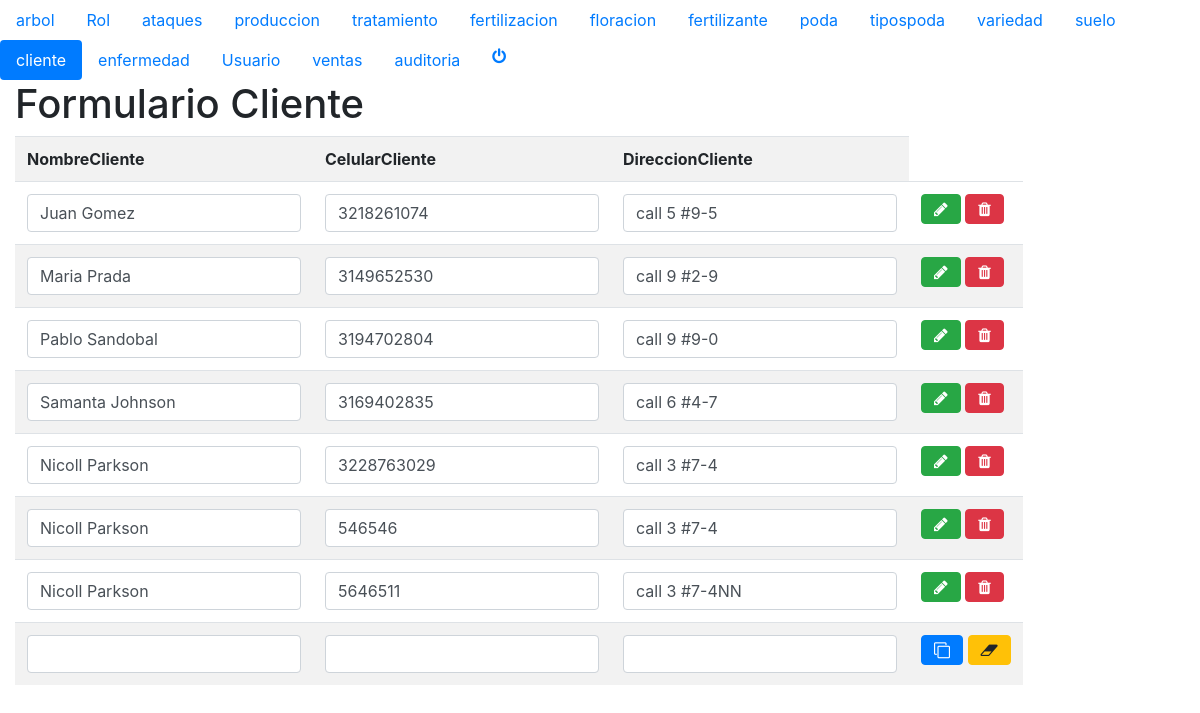
Screenshot of /formularioCliente.php (signed in) with the database file from the repository.
### tables this page shows
CREATE TABLE IF NOT EXISTS `cliente` (
  `IdCliente` mediumint(9) NOT NULL,
  `NombreCliente` varchar(70) NOT NULL,
  `CelularCliente` varchar(70) NOT NULL,
  `DireccionCliente` varchar(70) NOT NULL
);

### Cliente.php (called while the page is built, shortened)
<?php
class Cliente {
    private $_conexion;
    private $_paginacion = 10;
    function __construct($conexion, $IdCliente, $NombreCliente, $CelularCliente, $DireccionCliente){
        $this->_conexion = $conexion;
    }
function listar ($pagina){
    if ($pagina<=0){
        $listado = mysqli_query($this->_conexion,"SELECT * FROM Cliente  ORDER BY IdCliente ") or die (mysqli_error ($this->_conexion));
    }else{
        $paginacionMax = $pagina * $this->_paginacion;
        $paginacionMin = $paginacionMax - $this->_paginacion;
        $listado = mysqli_query($this->_conexion,"SELECT * FROM Cliente ORDER BY IdCliente LIMIT $paginacionMin, $paginacionMax") or die (mysqli_error($this->_conexion));
    }
    return $listado;
}
}
?>

### formularioCliente.php (the view, shortened to what this page needs)
<?php
if (isset($_SESSION['id'])){
?>
<!DOCTYPE thml>
<html>
  <head>
       <link rel="stylesheet" href="css/bootstrap.min.css">
      <link rel="stylesheet" href="css/font-awesome.css">
    </head>
    <body>
<header>
    <?php
        $formulario = 'cliente';
          include_once("menu.php");
        ?>
        </header>
        <div class="container-fluid">
        <h1>Formulario Cliente </h1>
      <table class="table table-striped table-responsive">
            <tbody>
                <tr>
                    <th scope="col">NombreCliente</th>
                    <th scope="col">CelularCliente</th>
                    <th scope="col">DireccionCliente</th>
                </tr>
   <?php
       $objetoConexion = new Conexion ();
       $conexion = $objetoConexion->conectar();
        include_once("../modelo/Cliente.php");
        $objetoCliente= new Cliente($conexion,0,'IdCliente', 'NombreCliente','CelularCliente','DireccionCliente');
        $listaCliente= $objetoCliente->listar(0);
        while($unRegistro = mysqli_fetch_array($listaCliente)){
                echo '<tr><form id="fModificarCliente"'.$unRegistro["IdCliente"].' action="../controlador/controladorCliente.php "method="post">';
                echo '<td><input    type="hidden"  name="fIdCliente"                     value="'.$unRegistro['IdCliente'].'">';
                echo '<input        type="text"  class="form-control"   name="fNombreCliente"               value="'.$unRegistro['NombreCliente'].'"></td>';
                echo '<td><input    type="number" class="form-control"  name="fCelularCliente"                  value="'.$unRegistro['CelularCliente'].'"></td>';
                echo '<td><input    type="text" class="form-control"  name="fDireccionCliente"              value="'.$unRegistro['DireccionCliente'].'"></td>';
                 echo '<td><button type="submit" class="btn btn-success" name="fEnviar" value="Modificar"><i class="fa fa-pencil" aria-hidden="true"></i></button>
                      <button type="submit" class="btn btn-danger" name="fEnviar" value="Eliminar"><i class="fa fa-trash" aria-hidden="true"></i></button></td>';
                echo '</form></tr>';
                }
            ?>
            <tr><form id="fIngresarCliente" action="../controlador/controladorCliente.php" method="post">
                <td><input  type="hidden" class="form-control" name="fIdCliente" value="0">
                    <input  type="text" class="form-control"  name="fNombreCliente"></td>
                <td><input  type="number"  class="form-control"  name="fCelularCliente"></td>
                <td><input  type="text" class="form-control" name="fDireccionCliente"></td>
                <td><button  type="submit" class="btn btn-primary" name= "fEnviar" value="Ingresar"><i class="fa fa-clone" aria-hidden="true"></i></button>
                <button type="reset"   class="btn btn-warning" name="fEnviar" value="limpiar"><i class="fa fa-eraser" aria-hidden="true"></i></button> </button></td>
                </form></tr>
            </tbody>
        </table>
        </div>
    </body>
</html>
<?php
}else{
    header("location:../index.html");
}

### menu.php
<ul class="nav nav-pills">
    <li class="nav-item"><a class="nav-link <?php echo ($formulario=='arbol')?" active ":""; ?>" href="formularioarbol.php">arbol</a></li>
    <li class="nav-item"><a class="nav-link <?php echo ($formulario=='rol')?" active ":""; ?>" href="formulariorol.php">Rol</a></li>
    <li class="nav-item"><a class="nav-link <?php echo ($formulario=='ataques')?" active  ":""; ?>" href="formularioataques.php">ataques</a></li>
    <li class="nav-item"><a class="nav-link <?php echo ($formulario=='produccion')?" active  ":""; ?>" href="formularioproduccion.php">produccion</a></li>
    <li class="nav-item"><a class="nav-link <?php echo ($formulario=='tratamiento')?" active  ":""; ?>" href="formulariotratamiento.php">tratamiento</a></li>
    <li class="nav-item"><a class="nav-link <?php echo ($formulario=='fertilizacion')?" active  ":""; ?>" href="formulariofertilizacion.php">fertilizacion</a></li>
    <li class="nav-item"><a class="nav-link <?php echo ($formulario=='floracion')?" active  ":""; ?>" href="formulariofloracion.php">floracion</a></li>
    <li class="nav-item"><a class="nav-link <?php echo  ($formulario=='fertilizante')?" active  ":""; ?>" href="formularioFertilizante.php">fertilizante</a></li>
    <li class="nav-item"><a class="nav-link <?php echo ($formulario=='poda')?" active  ":""; ?>" href="formularioPoda.php">poda</a></li>
    <li class="nav-item"><a class="nav-link <?php echo ($formulario=='tipospoda')?" active  ":""; ?>" href="formulariotipospoda.php">tipospoda</a></li>
    <li class="nav-item"><a class="nav-link <?php echo  ($formulario=='variedad')?" active  ":""; ?>" href="formularioVariedad.php">variedad</a></li>
    <li class="nav-item"><a class="nav-link <?php echo ($formulario=='suelo')?" active  ":""; ?>" href="formularioSuelo.php">suelo</a></li>
    <li class="nav-item"><a class="nav-link <?php echo ($formulario=='cliente')?" active  ":""; ?>" href="formularioCliente.php">cliente</a></li>
    <li class="nav-item"><a class="nav-link <?php echo  ($formulario=='enfermedad')?" active  ":""; ?>" href="formularioEnfermedad.php">enfermedad</a></li>
    <li class="nav-item"><a class="nav-link <?php echo ($formulario=='usuario')?"   active  ":""; ?>" href="formularioUsuario.php">Usuario</a></li>
    <li class="nav-item"><a class="nav-link <?php echo  ($formulario=='ventas')?" active  ":""; ?>" href="formularioVentas.php">ventas</a></li>
    <li class="nav-item"><a class="nav-link <?php echo ($formulario=='auditoria')?" active  ":""; ?>" href="formularioAuditoria.php">auditoria</a></li>
     <li class="nav-item"><a class="nav-link"   href="cerrasecion.php"><i class="fa fa-power-off" aria-hidden="true"></i></a></li>
</ul>

### rows the page displays
cliente: fNombreCliente "Juan Gomez", fCelularCliente "3218261074", fDireccionCliente "call 5 #9-5"
cliente: fNombreCliente "Maria Prada", fCelularCliente "3149652530", fDireccionCliente "call 9 #2-9"
cliente: fNombreCliente "Pablo Sandobal", fCelularCliente "3194702804", fDireccionCliente "call 9 #9-0"
cliente: fNombreCliente "Samanta Johnson", fCelularCliente "3169402835", fDireccionCliente "call 6 #4-7"
cliente: fNombreCliente "Nicoll Parkson", fCelularCliente "3228763029", fDireccionCliente "call 3 #7-4"
cliente: fNombreCliente "Nicoll Parkson", fCelularCliente "546546", fDireccionCliente "call 3 #7-4"
cliente: fNombreCliente "Nicoll Parkson", fCelularCliente "5646511", fDireccionCliente "call 3 #7-4NN"
